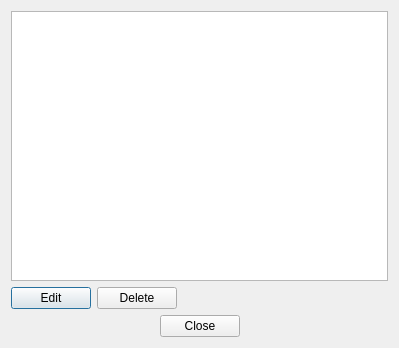
<?xml version="1.0" encoding="UTF-8"?>
<ui version="4.0">
 <class>EditFavoriteNotesDialog</class>
 <widget class="QDialog" name="EditFavoriteNotesDialog">
  <property name="geometry">
   <rect>
    <x>0</x>
    <y>0</y>
    <width>399</width>
    <height>348</height>
   </rect>
  </property>
  <property name="windowTitle">
   <string>Edit Favorite Notes</string>
  </property>
  <layout class="QVBoxLayout" name="verticalLayout">
   <item>
    <widget class="QListWidget" name="listWidget"/>
   </item>
   <item>
    <layout class="QHBoxLayout" name="horizontalLayout">
     <item>
      <widget class="QPushButton" name="editButton">
       <property name="text">
        <string>Edit</string>
       </property>
      </widget>
     </item>
     <item>
      <widget class="QPushButton" name="deleteButton">
       <property name="text">
        <string>Delete</string>
       </property>
      </widget>
     </item>
     <item>
      <spacer name="horizontalSpacer">
       <property name="orientation">
        <enum>Qt::Orientation::Horizontal</enum>
       </property>
       <property name="sizeHint" stdset="0">
        <size>
         <width>40</width>
         <height>20</height>
        </size>
       </property>
      </spacer>
     </item>
    </layout>
   </item>
   <item>
    <widget class="QDialogButtonBox" name="buttonBox">
     <property name="orientation">
      <enum>Qt::Orientation::Horizontal</enum>
     </property>
     <property name="standardButtons">
      <set>QDialogButtonBox::StandardButton::Close</set>
     </property>
     <property name="centerButtons">
      <bool>true</bool>
     </property>
    </widget>
   </item>
  </layout>
 </widget>
 <resources/>
 <connections>
  <connection>
   <sender>buttonBox</sender>
   <signal>accepted()</signal>
   <receiver>EditFavoriteNotesDialog</receiver>
   <slot>accept()</slot>
   <hints>
    <hint type="sourcelabel">
     <x>248</x>
     <y>254</y>
    </hint>
    <hint type="destinationlabel">
     <x>157</x>
     <y>274</y>
    </hint>
   </hints>
  </connection>
  <connection>
   <sender>buttonBox</sender>
   <signal>rejected()</signal>
   <receiver>EditFavoriteNotesDialog</receiver>
   <slot>reject()</slot>
   <hints>
    <hint type="sourcelabel">
     <x>316</x>
     <y>260</y>
    </hint>
    <hint type="destinationlabel">
     <x>286</x>
     <y>274</y>
    </hint>
   </hints>
  </connection>
 </connections>
</ui>
